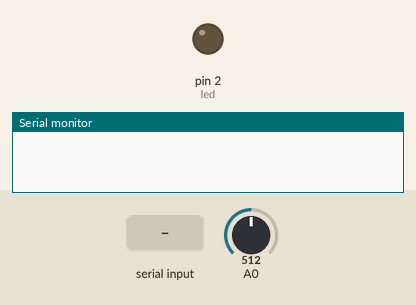
Simulated run of this sketch. Board: Arduino Uno, built with avr-gcc and run on an emulated ATmega328P. Shown: output pins drawn as LEDs (lit = HIGH), the last lines printed to the serial monitor. The inputs (shaded band) are chosen by the test bench; at power-on: A0 = 512.

Above: at 1.2 s.
1.3 s: "H" received over Serial
At 2.4 s:
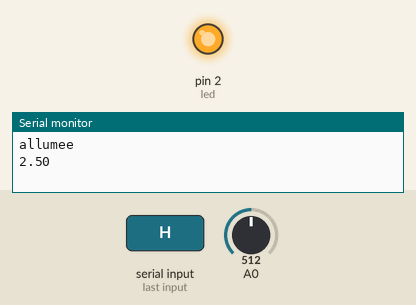
2.8 s: "L" received over Serial
At 3.6 s:
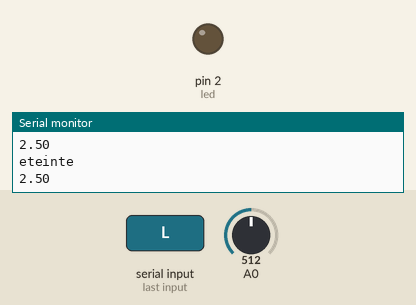
Timing chart, 0 to 5.8 s (numbered marks = the images above; inputs shaded):
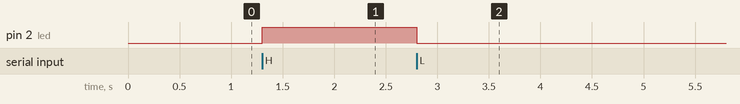

The sketch:

arduino.ino
```cpp
// cette application va communiquer entre p5JS et Arduino

int led= 2; // une led est reliée à la borne 2 avec une résistance de 220 Ohms
int valeurDuPortSerie;      // a variable to read incoming serial data into

void setup() {
  // initialisation du port Série
  Serial.begin(9600);
  // mettre le pin 2 en mode sortie
  pinMode(led, OUTPUT);
}

void loop() {
  // on regarde s'il y a une donnée sur le port série
  if (Serial.available() > 0) {
        // si oui, nous lisons la derniere valeur du port sérieread the oldest byte in the serial buffer:
        valeurDuPortSerie = Serial.read();
        // si cette valeur correspond à la lettre H , on allume la diode
          if (valeurDuPortSerie == 'H') {
              digitalWrite(led, HIGH);
              Serial.println("allumee");
                                        }
        // si cette valeur correspond à la lettre L, on eteint la diode
          if (valeurDuPortSerie == 'L') {
              digitalWrite(led, LOW);
              Serial.println("eteinte");}

    // lire la valeur sur le pin analogique 0
    int valeurDeLaBorne = analogRead(A0);
    // Convertir cette valeur comprise entre 0 et 1023 en une tension entre 0 et 5 V
    float tension = valeurDeLaBorne  * (5.0 / 1023.0);
    // Envoyer cette valeur sur le port série
    Serial.println(tension);
                              }
            }
```

Measured:
- after the input at 1.3 s, pin 2 (led): LOW → HIGH at once
- after the input at 2.8 s, pin 2 (led): HIGH → LOW at once
